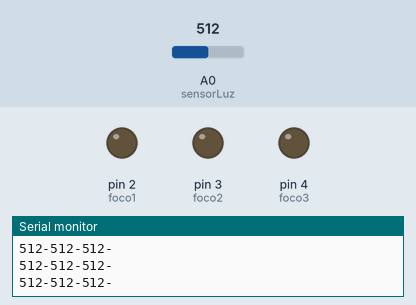
This sketch was run on a simulated Arduino Uno, built with avr-gcc and run on an emulated ATmega328P. On the bench: output pins drawn as LEDs (lit = HIGH), the last lines printed to the serial monitor. Inputs (shaded band) come from the test bench; at power-on: A0 (sensorLuz) = 512.

Above: at 1.2 s.
1.3 s: A0 (sensorLuz) set to 211
2.8 s: A0 (sensorLuz) set to 188
At 3.9 s:
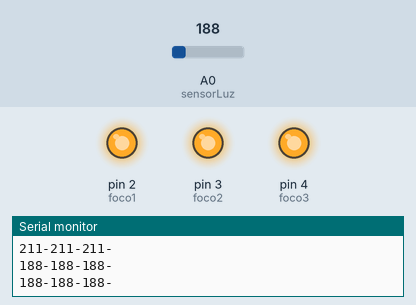
4.5 s: A0 (sensorLuz) set to 210
At 5.2 s:
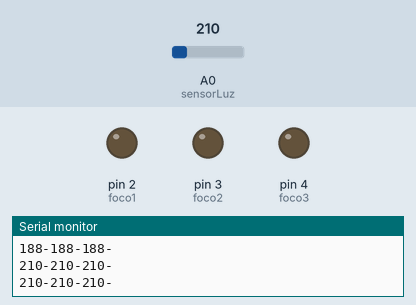
6.0 s: A0 (sensorLuz) set to 190
At 6.4 s:
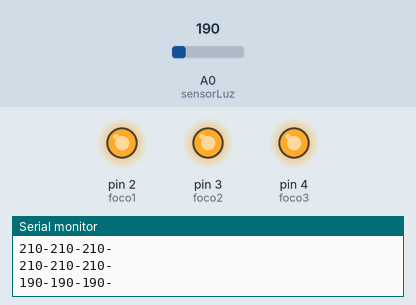
Timing chart, 0 to 8.5 s (numbered marks = the images above; inputs shaded):
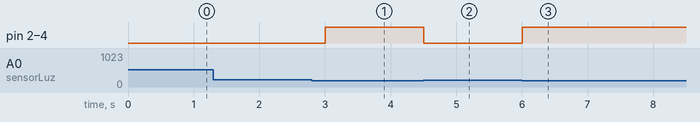

The sketch:

Examen_Departamental.ino
```cpp
const int sensorLuz = A0;
const int foco1 = 2;
const int foco2 = 3;
const int foco3 = 4;

int limiteLuz = 200;

String datosSerial = "";

void setup() {
  pinMode(foco1, OUTPUT);
  pinMode(foco2, OUTPUT);
  pinMode(foco3, OUTPUT);
  Serial.begin(9600);
}

void loop() {
  if (Serial.available() > 0) {
    char caracter = Serial.read();
    if (caracter == '\n') {
      interpretarOrden(datosSerial);
      datosSerial = "";
    } else {
      datosSerial += caracter;
    }
  }

  int intensidadLuminosa = analogRead(sensorLuz);
  Serial.print(intensidadLuminosa);
  Serial.print("-");
  Serial.print(intensidadLuminosa);
  Serial.print("-");
  Serial.print(intensidadLuminosa);
  Serial.println("-");

  if (intensidadLuminosa < limiteLuz) {
    digitalWrite(foco1, HIGH);
    digitalWrite(foco2, HIGH);
    digitalWrite(foco3, HIGH);
  } else {
    digitalWrite(foco1, LOW);
    digitalWrite(foco2, LOW);
    digitalWrite(foco3, LOW);
  }

  delay(500);
}

void interpretarOrden(String orden) {
  if (orden.startsWith("UMBRAL:")) {
    String numeroStr = orden.substring(7);
    int umbralNuevo = numeroStr.toInt();
    if (umbralNuevo > 0 && umbralNuevo < 1024) {
      limiteLuz = umbralNuevo;
      Serial.print("Límite actualizado: ");
      Serial.println(limiteLuz);
    }
  }
}
```

Measured:
- the behaviour switches between 200 and 199 on A0 (sensorLuz) (found by bisection; images 0 and 1)
- after the input at 2.8 s, pin 2 (foco1), pin 3 (foco2), pin 4 (foco3): LOW → HIGH after 0.20 s
- after the input at 4.5 s, pin 2 (foco1), pin 3 (foco2), pin 4 (foco3): HIGH → LOW at once
- after the input at 6.0 s, pin 2 (foco1), pin 3 (foco2), pin 4 (foco3): LOW → HIGH at once
